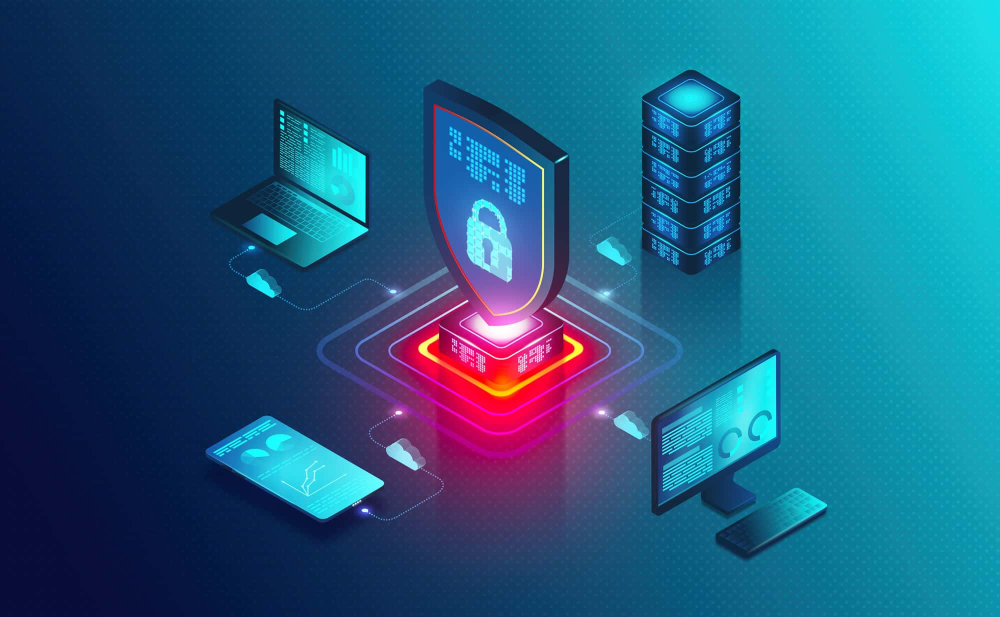
#> input picture cyber.jpg, 2000 x 1233 px (shown at 1/2 size)
$ python Image_encrytion.py
#> lines starting #> are read from the running program, lines starting #| are printed output that depends on the picture
from PIL import Image
import numpy as np
import random

def encrypt_image(image_path, key):
#> called with image_path = 'cyber.jpg', key = 12345
    img = Image.open(image_path)
#> img is the input picture: PIL image 2000x1233 RGB; mean R, G, B 30.4, 93.8, 128.9
    img = img.convert("RGB")
    img_array = np.array(img)
    imgrows=len(img_array)
#> imgrows = 1233
    imgpixperrow=len(img_array[0])
#> imgpixperrow = 2000
    rowval=0
    pixval=0
    random.seed(key)
    random_key1 = random.randint(0, 255)
    random_key2 = random.randint(0, 255)

    encrypted_img_array = np.bitwise_xor(img_array, random_key1)
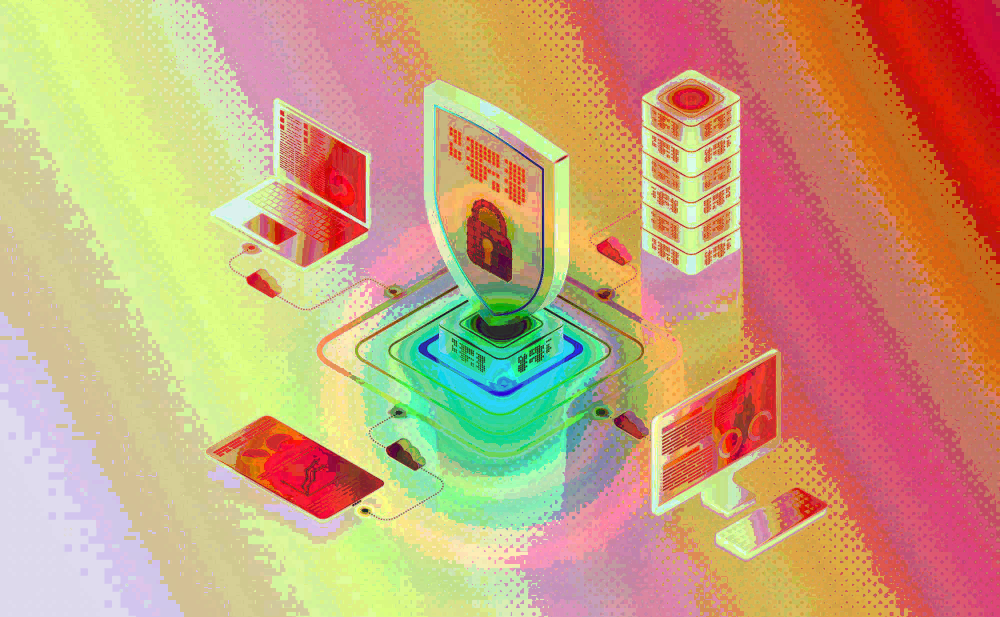
#> encrypted_img_array: shape (1233, 2000, 3) (shown at 1/2 size); mean R, G, B 201.5, 161.5, 123.8
    encrypted_img_array = np.bitwise_xor(encrypted_img_array, random_key2)
    half_encryted_array = encrypted_img_array.copy()
    for x in half_encryted_array:
        for y in x:
            if(pixval>=imgrows):
                pixval=0
                rowval+=1
            encrypted_img_array[pixval][rowval]=y
            pixval+=1
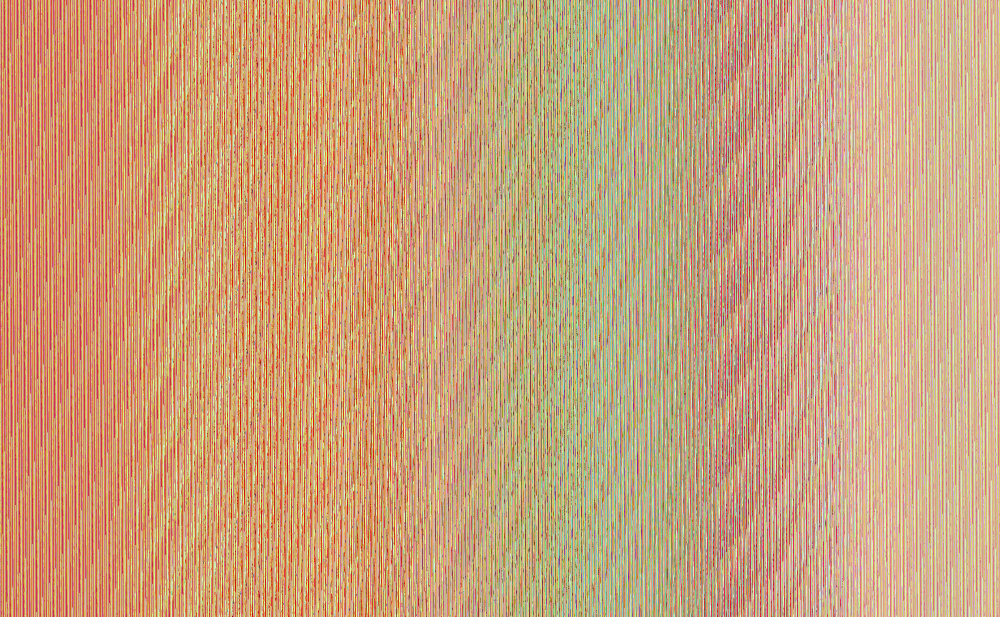
#> encrypted_img_array: shape (1233, 2000, 3) (shown at 1/2 size); mean R, G, B 201.7, 161.6, 123.7
#> after the loop, pixval = 1233; rowval = 1999
    encrypted_img = Image.fromarray(encrypted_img_array)
    encrypted_img.save("encrypted_image.png")
    print("Image encrypted successfully!")

def decrypt_image(encrypted_image_path, key):
#> called with encrypted_image_path = 'encrypted_image.png', key = 12345
    encrypted_img = Image.open(encrypted_image_path)
    encrypted_img = encrypted_img.convert("RGB")
    encrypted_img_array = np.array(encrypted_img)
    imgrows=len(encrypted_img_array)
#> imgrows = 1233
    imgpixperrow=len(encrypted_img_array[0])
#> imgpixperrow = 2000
    rowval=0
    pixval=0
    random.seed(key)
    random_key1 = random.randint(0, 255)
    random_key2 = random.randint(0, 255)

    half_decrypted_array=encrypted_img_array.copy()
    for x in range(imgpixperrow):
        for y in range(imgrows):
            if(pixval>=imgpixperrow):
                pixval=0
                rowval+=1
            half_decrypted_array[rowval][pixval]=encrypted_img_array[y][x]
            pixval+=1
#> after the loop, pixval = 2000; rowval = 1232
    decrypted_array = np.bitwise_xor(half_decrypted_array, random_key2)
    decrypted_array = np.bitwise_xor(decrypted_array, random_key1)

    decrypted_img = Image.fromarray(decrypted_array)
    decrypted_img.save("decrypted_image.png")
    print("Image decrypted successfully!")

if __name__=="__main__":
    image_path = "cyber.jpg"
    key = 12345
    encrypt_image(image_path, key)
    decrypt_image("encrypted_image.png", key)
